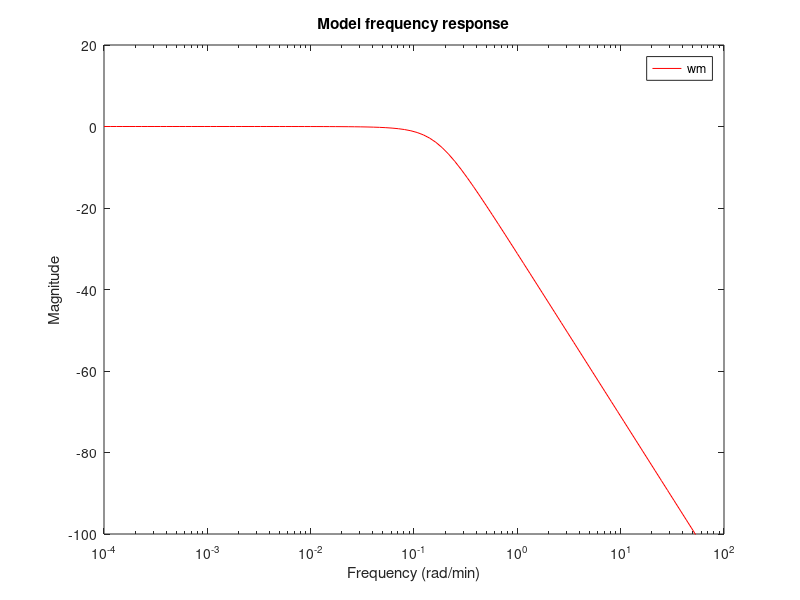
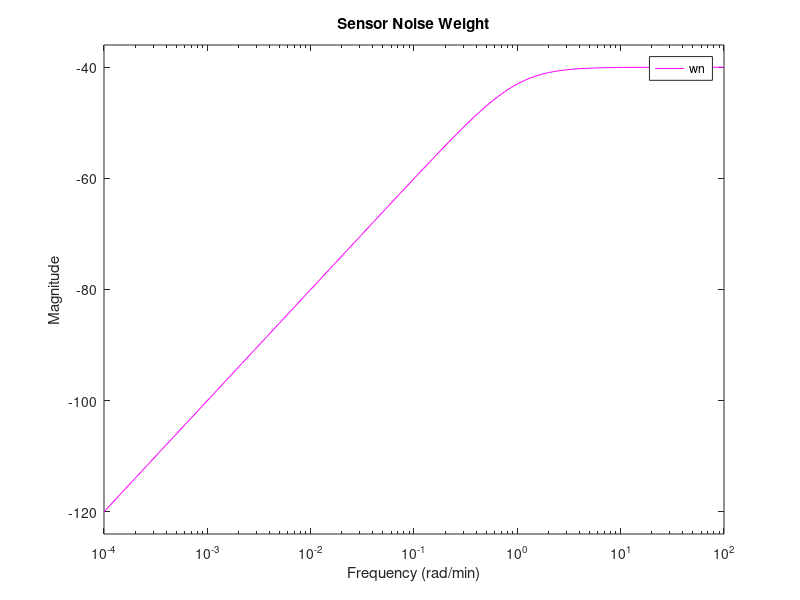
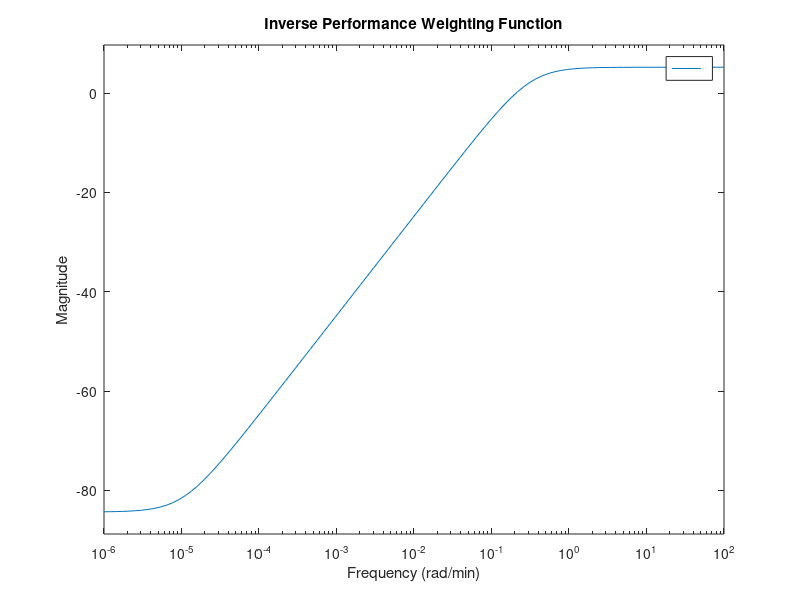
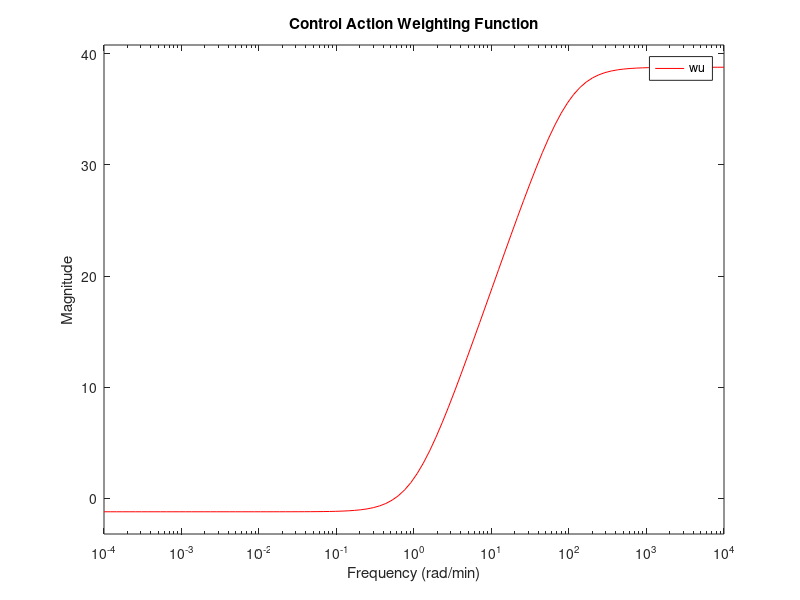

These figures' MATLAB source, in order: (Note: this script raises an error after producing the figures.)
% Weighting functions for Distillation Column system
%
% uncertainty weight
nuW_Delta1 = [2.2138 15.9537 27.6702  4.9050];
dnW_Delta1 = [1.      8.3412 21.2393 22.6705];
gainW_Delta1 = 1;
w_Delta1 = gainW_Delta1*tf(nuW_Delta1,dnW_Delta1);
%
nuW_Delta2 = [2.2138 15.9537 27.6702  4.9050];
dnW_Delta2 = [1.      8.3412 21.2393 22.6705];
gainW_Delta2 = 1;
w_Delta2 = gainW_Delta2*tf(nuW_Delta2,dnW_Delta2);
%
W_Delta = blkdiag(w_Delta1,w_Delta2); %MATRICE DI PESO DI INCERTEZZE
%
% model
nuWm = 1;
dnWm = [6.0^2  2*0.8*6.0  1]; 
gainWm = 1.0;
wm = gainWm*tf(nuWm,dnWm);
wm12 = 0.;
wm21 = 0.;
Wm = [wm  wm12
      wm21 wm ];        %MATRICE M DINAMICA DESIDERATA DEL SYS (USATA ANCHE X SPECIFICHE)
%
% performance weight
tol = 10^(-4);
nuWp = [9.5 3];
dnWp = [9.5 tol];
gainWp = 0.55;
wp = gainWp*tf(nuWp,dnWp);
wp12 = 0.3;  
wp21 = 0.3;
Wp = [wp   wp12
      wp21 wp  ];       %FUNZIONE PESO DI PERFORMANCE
%
% control action weight
nuWu = [1  1];     
dnWu = [0.01   1];
gainWu = 8.7*10^(-1);
wu = gainWu*tf(nuWu,dnWu);
Wu = blkdiag(wu,wu);        %FUNZIONE PESO DI AZIONE DI CONTROLLO
%
% noise shaping filter
nuWn = [1 0];
dnWn = [1 1];
gainWn = 10^(-2);
wn = gainWn*tf(nuWn,dnWn);
Wn = blkdiag(wn,wn);        %noise shaping filter, dovuto a rumore di sensori per misura 

%%
%F: grafici utili presi da olp_col.m

omega = logspace(-4,2,100);
figure
sigma(wm,'r-',omega), grid
title('Model frequency response')
xlabel('Frequency (rad/min)')
ylabel('Magnitude')
ylim([-100,20])

%%
omega = logspace(-4,2,100);
figure(3)
bodemag(wn,'m-',omega), grid
title('Sensor Noise Weight')
xlabel('Frequency (rad/min)')
ylabel('Magnitude')
%
omega = logspace(-6,2,100);
figure(4)
sigma(1/wp,omega), grid
title('Inverse Performance Weighting Function')
xlabel('Frequency (rad/min)')
ylabel('Magnitude')
%
omega = logspace(-4,4,100);
figure(5)
sigma(wu,'r-',omega), grid
title('Control Action Weighting Function')
xlabel('Frequency (rad/min)')
ylabel('Magnitude')
%
Delta_1 = ultidyn('Delta_1',[1 1]);
Delta_2 = ultidyn('Delta_2',[1 1]);
Delta = blkdiag(Delta_1,Delta_2);
